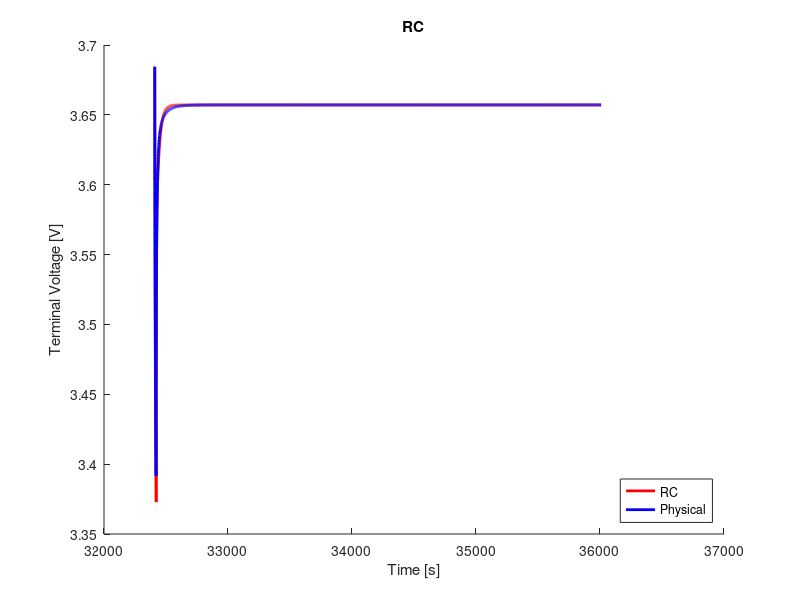

The MATLAB script that drew this image:
clear;
clc;
close all;

%% load data
load('ocv_final.mat');
time_ocv = time;
load('pulse_10_c_9.mat');
load('rc2_cf_10_c.mat');

%% voltage limitations
v_max = 4.4;                                    % cut-over voltage
v_min = 3.0;                                    % cut-off voltage

%% resample ocv and soc
t1 = time_ocv(1);
t2 = time_ocv(end);
dt = 1;                                         % sample time
t = (t1:dt:t2) - t1;

ocv = interp1(time_ocv, ocv, t1:dt:t2);
soc = interp1(time_ocv, soc, t1:dt:t2);

s = length(time);

%% variables
Q = 16.8;
eta = 1.0;                                  % coulombic efficiency

n = 2;                                      % number of rc links
i_r = zeros(n, 1);
v_c = zeros(n, 1);
flag = 1;

%% compute soc
ind_init = soc(interp1(ocv, 1:length(ocv), V_batt_time(1), 'nearest'))
ind_init = interp1(soc, 1:length(soc), ind_init, 'nearest');
v_t(1) = ocv(ind_init);
z0 = soc(ind_init);
z = z0 - dt/(Q*3600)*eta*cumsum(I(1:end));

% manual fit
p = 10;
r0 = r0_cf(p);
r1 = r1_cf(p);
r2 = r2_cf(p);
% r3 = r3_cf(p);
c1 = c1_cf(p);
c2 = c2_cf(p);
% c3 = c3_cf(p);

r = [r1; r2];
c = [c1; c2];

%% compute terminal voltage
for j = 1:n
    f(j) = exp(-dt/(r(j)*c(j)));
end
for k = 1:s-1
    if flag == 1
        i_r(:, k+1) = diag(f)*i_r(:, k) + (1-f')*I(k);
        v_c(:, k) = i_r(:, k).*r;
        ind = interp1(soc, 1:length(soc), z(k), 'nearest');
        v_t(k+1) = ocv(ind) - sum(v_c(:, k)) - I(k).*r0;
        if v_t(k) < v_min
            fprintf('Reached lower voltage limit.');
            flag = 0;
        end
        if v_t(k) > v_max
            fprintf('Reached upper voltage limit.');
            flag = 0;
        end 
    end
end

%% compute rms error
v_t = reshape(v_t, size(V_batt_time));
rmse = 1000*sqrt(mean((V_batt_time - v_t).^2))     % [mV]

%% plot
figure(1);
hold on;
plot(time, v_t, 'r', 'LineWidth', 2)
hold on;
plot(time, V_batt_time, 'b', 'LineWidth', 2)
xlabel('Time [s]')
ylabel('Terminal Voltage [V]')
title('RC')
legend('RC', 'Physical', 'location', 'southeast')
